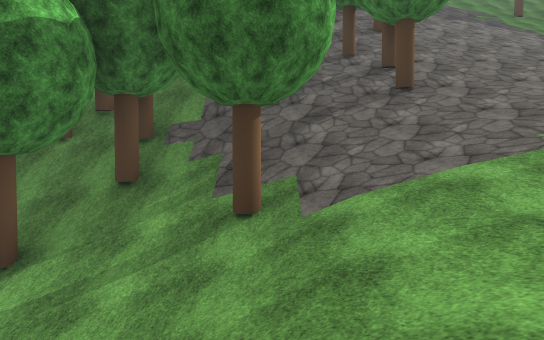
View 1 (above)

24 first-person views from a walk through a 3-D level made in the Unity game engine. The camera is 1.3 m above the floor, tilts 2° down and sees 70° across. The floor is counted in squares, 2 m on a side. Each view is taken from the middle of a square. On the plan, view 1 faces up. The plan holds only what a view shows up to about 11 squares ahead; the rest is blank. The place goes on beyond the plan. Some trees and plants on the terrain are drawn as simple stand-ins. The player character is not drawn. Surface patterns are stand-ins for the level's own textures.

View 2
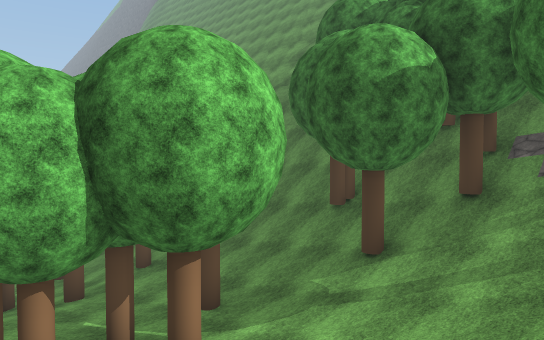

View 3
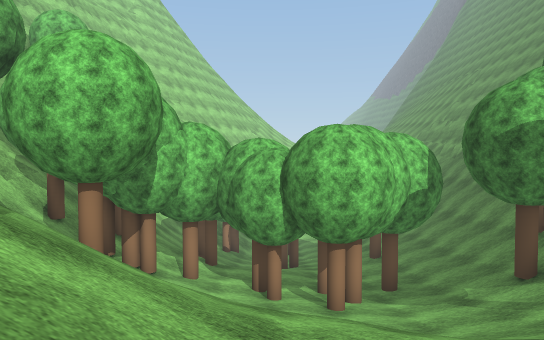

View 4
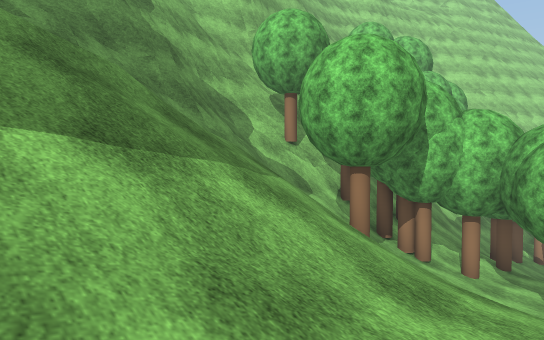

View 5
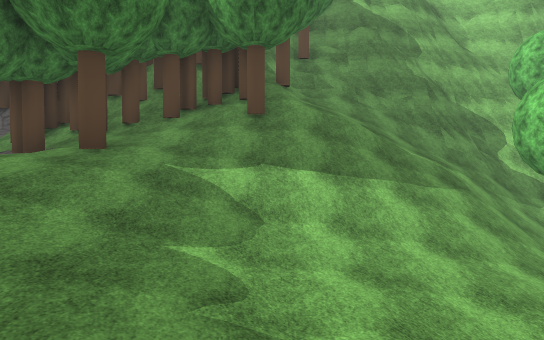

View 6
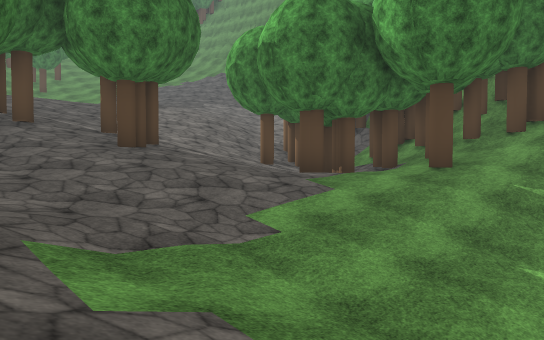

View 7
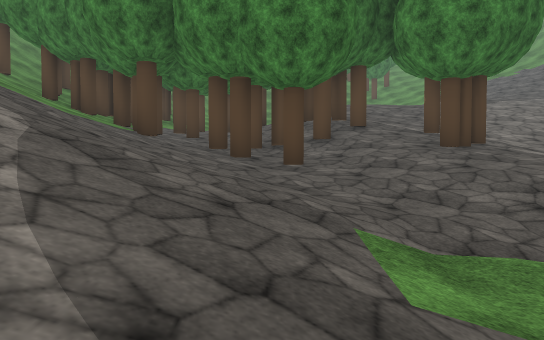

View 8
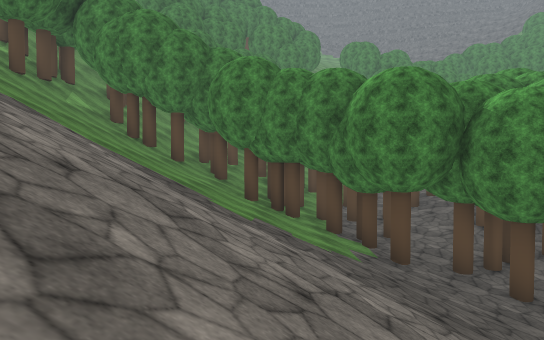

View 9
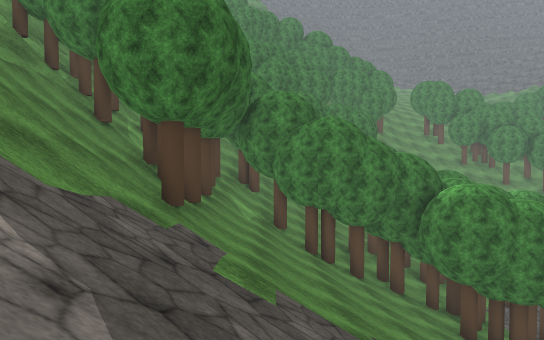

View 10
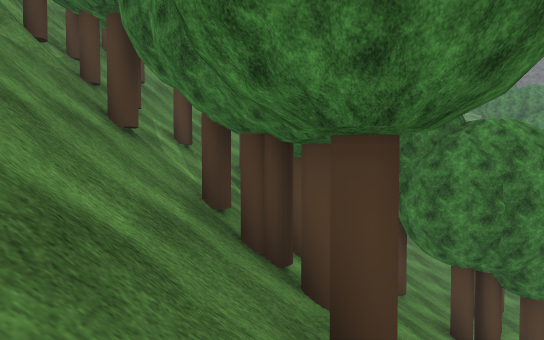

View 11
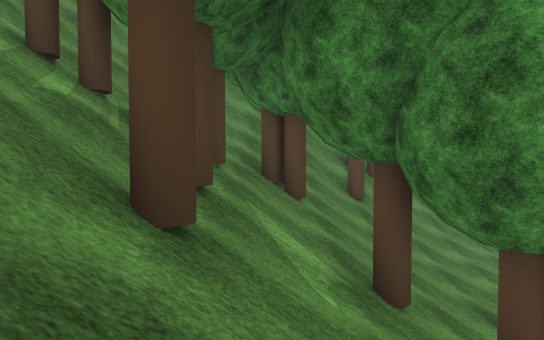

View 12
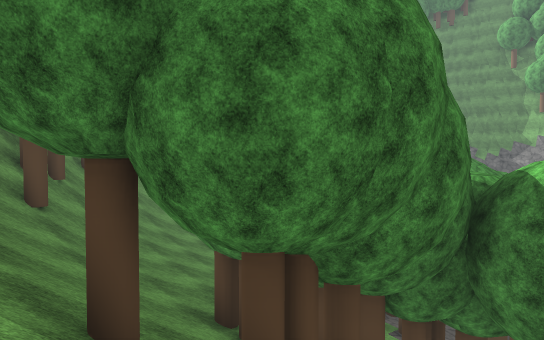

View 13
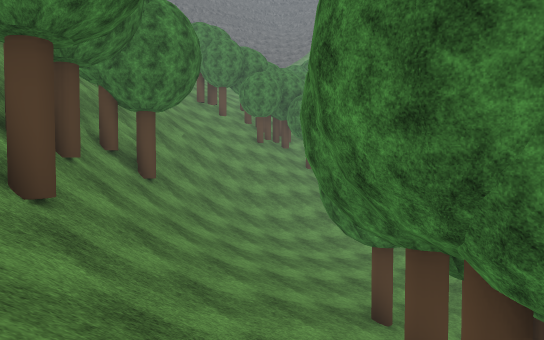

View 14
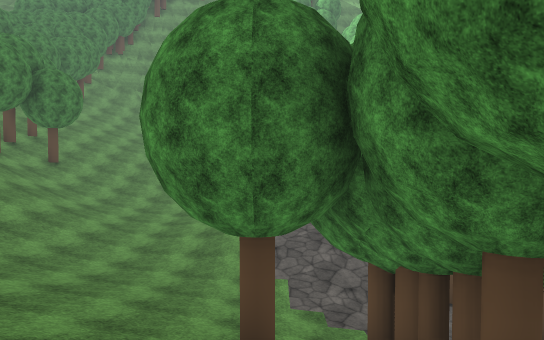

View 15
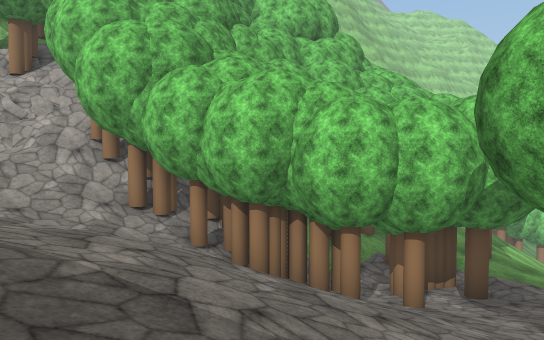

View 16
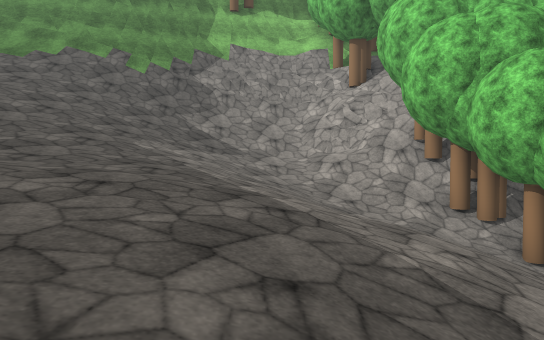

View 17
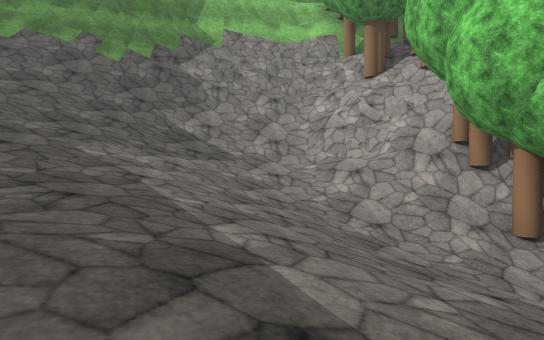

View 18
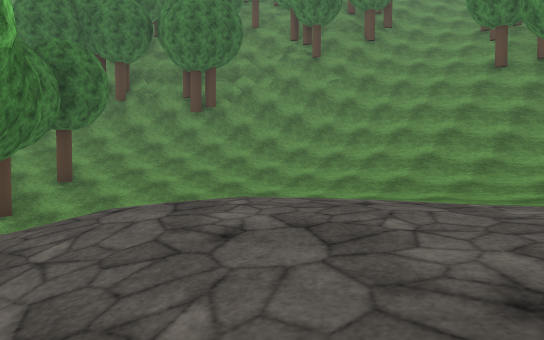

View 19
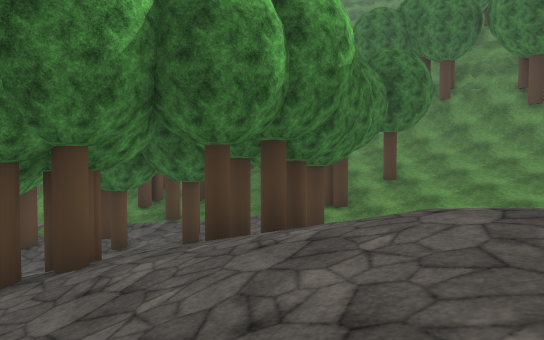

View 20
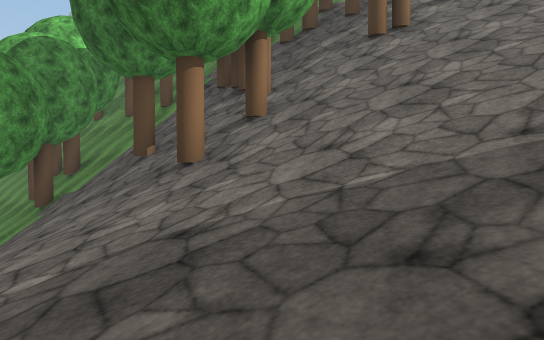

View 21
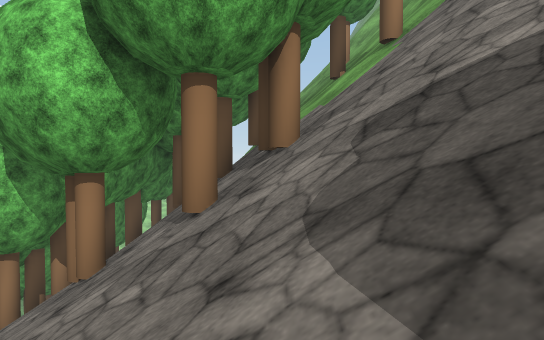

View 22
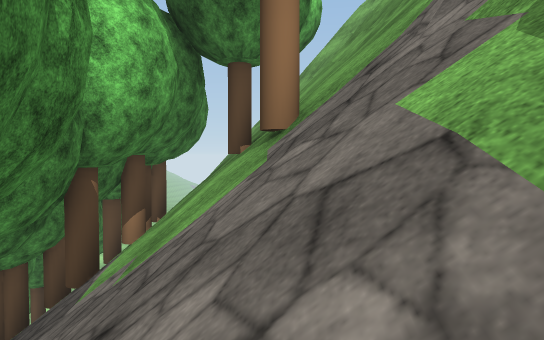

View 23
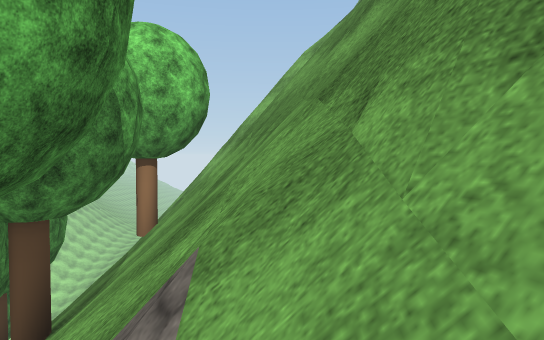

View 24
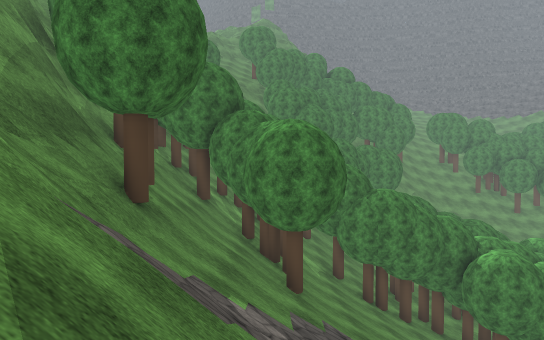

### Floor plan
Key: @ floor where view 1 was taken; # wall or solid block; . main floor; : floor 1.5 m higher than the main floor; - floor 1.75 m lower than the main floor; + floor 3 m higher than the main floor; _ floor 3.25 m lower than the main floor; * floor 4.75 m higher than the main floor; < floor 5 m lower than the main floor; ( floor 6.5 m lower than the main floor; % floor 9.5 m higher than the main floor; ! floor 9.75 m lower than the main floor; & floor 11 m higher than the main floor; ? floor 11.25 m lower than the main floor; $ floor 12.75 m higher than the main floor; / step, stairs or slope; = window, fence, low wall or low ledge; T tree; O other object.
Columns run from 9 left of view 1 to 26 right of it. Each row starts with its distance up from view 1.
 24                             ##
 23                          ###
 22                   ######T$T/OO
 21                #####/$/==T/////
 20               /===#&///T//T////
 19        ##### /////////T///T///
 18       ###/////////////TT/T  ////
 17   ##  T/////// /////T///////T///
 16  ##=  T///T//////////////T///////
 15  #    //T//////// //////T/////T/O%=
 14       TTTT//TT//////////T///////T/##
 13       T T*T*/+///////////TTT//////T#
 12        /TT//T///////////T/ /T/////TO
 11   OO O//T//////////////TTT/T////////
 10   O  T/T/TTT////////////TT/T/T//////
  9      ////-//T////////-T-T...T///////
  8   /TTT///_//T///////-T-TT.OT.//////
  7   /////</////////____T--.........///
  6   //T//(/T///////__TTT/// T/.....///
  5  ////T///T///////____T/T/T////...///
  4 ///////////// ///__/--TTT..:::...://
  3 T!!!T//////(/<<__/__T--....:::::.://
  2 /T!!!T!! /((/<<_/___- T....::::::::/
  1 ?!!!TT!  //(<////____--.//.:::::::/
  0  !! TT!  @//////__T__/////::::
 -1   !!!!   ///////T_T_T////.:::
 -2  TT!T/  ////////TTTTTT //.:::+
 -3   //T//T/////T/TTT  TT  //:::++
 -4    T /////////TTT O- TT/./::+//
 -5    /T////////T  ##OOTTT/./://///
 -6    //_/##////:  #  TTT //////////
 -7    ########/       TT T//////////
 -8       ##  #            ///////////
 -9                       #==/////////
-10                       OT//////////
-11                        T##########

Where each view was taken, in squares from view 1:
view 1: 0 up, 0 right, facing up
view 2: 1 down, 0 right, facing up-left
view 3: 0 up, 4 right, facing left
view 4: 1 up, 4 right, facing down-left
view 5: 5 up, 4 right, facing down
view 6: 6 up, 4 right, facing down-right
view 7: 6 up, 4 right, facing right
view 8: 11 up, 4 right, facing right
view 9: 16 up, 5 right, facing right
view 10: 18 up, 9 right, facing right
view 11: 17 up, 12 right, facing right
view 12: 17 up, 13 right, facing down-right
view 13: 16 up, 17 right, facing down-right
view 14: 14 up, 20 right, facing down
view 15: 2 up, 17 right, facing down-left
view 16: 2 up, 17 right, facing down
view 17: 0 up, 17 right, facing down
view 18: 0 up, 17 right, facing up-right
view 19: 0 up, 17 right, facing up
view 20: 5 up, 7 right, facing up-left
view 21: 14 up, 8 right, facing left
view 22: 16 up, 5 right, facing left
view 23: 18 up, 3 right, facing left
view 24: 18 up, 3 right, facing right
